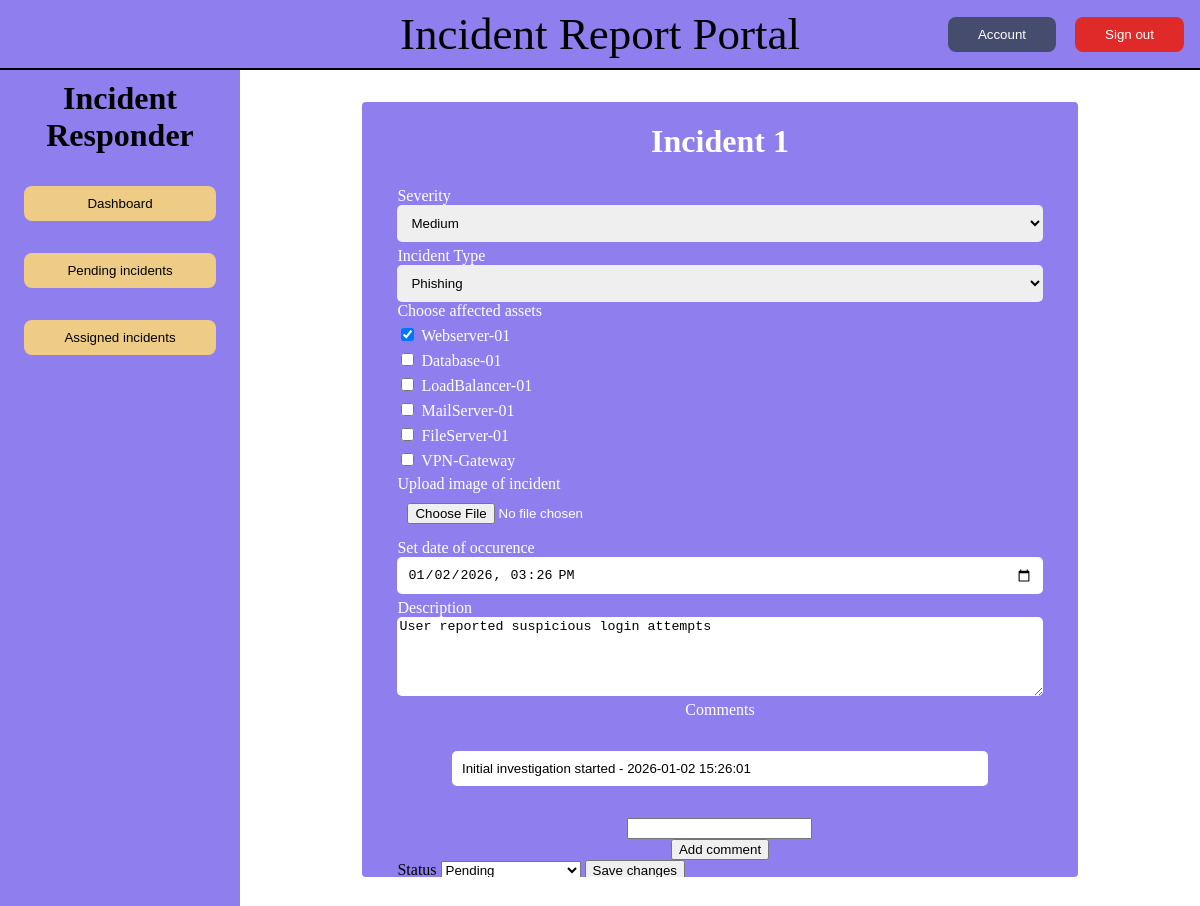
The page /includes/incident_details.php?id=1 (signed in) on the database its author committed.
### tables this page shows
CREATE TABLE asset (
    asset_id INT AUTO_INCREMENT PRIMARY KEY,
    asset VARCHAR(50) NOT NULL
);

CREATE TABLE incident_comment (
    incident_comment_id INT AUTO_INCREMENT PRIMARY KEY,
    incident_id INT NOT NULL,
    comment TEXT NOT NULL,
    timestamp DATETIME DEFAULT CURRENT_TIMESTAMP,
    FOREIGN KEY (incident_id) REFERENCES incident(incident_id)
);

### includes/incident_details.php (the view, shortened to what this page needs)
<?php
require_once 'db.php';
$incidentId = (int) $_GET['id'];
$role = $_SESSION['role'];
$canEdit   = in_array($role, ['admin', 'responder'], true);
$disabled  = $canEdit ? '' : 'disabled';
$severityOptions = "";
$severity_query = "SELECT severity_id, severity FROM severity";
$severity = $mysqli->query($severity_query);
while ($row = $severity->fetch_object()) {
    $severityOptions .= "<option value=\"{$row->severity_id}\">{$row->severity}</option>";
}
$typeOptions = "";
$type_query = "SELECT incident_type_id, incident_type FROM incident_type";
$type = $mysqli->query($type_query);
while ($row = $type->fetch_object()) {
    $typeOptions .= "<option value=\"{$row->incident_type_id}\">{$row->incident_type}</option>";
}
$assetOptions = "";
$asset_query = "SELECT asset_id, asset FROM asset";
$asset = $mysqli->query($asset_query);
while ($row = $asset->fetch_object()) {
    $assetOptions .= "<div>
    <input id=\"{$row->asset_id}\" type=\"checkbox\" name=\"assets[]\" value=\"{$row->asset_id}\">
    <label for=\"{$row->asset_id}\">{$row->asset}</label>
</div>";
}
$comments = "";
$incident_comment_query = "
    SELECT incident_comment_id, comment, timestamp
    FROM incident_comment
    WHERE incident_id = $incidentId
    ORDER BY timestamp ASC
";
$incident_comment = $mysqli->query($incident_comment_query);
while ($row = $incident_comment->fetch_object()) {
    $comments .= "
        <input  class=comment id=\"{$row->incident_comment_id}\" type=text value=\"{$row->comment} - {$row->timestamp}\" {$disabled}>
        <p></p>";
}
$statusOptions = "";
$status_query = "SELECT status_id, status FROM status";
$status = $mysqli->query($status_query);
while ($row = $status->fetch_object()) {
    $statusOptions .= "<option value=\"{$row->status_id}\">{$row->status}</option>";
}
$content = <<<HTML
<div class="report_container">
    <h1 id="incident_form_header">Incident {$incidentId}</h1>
    <div class="form_container">
        <form method="post" action="/includes/update_incident.php">
            <input type="hidden" name="incident_id" value="{$incidentId}">
            <label for="severity">Severity</label>
                <select name="severity" id="severity" required>
                    <option value="">Choose Severity-level</option>
                    $severityOptions
                </select>
                <label for="incident_type">Incident Type</label>
                <select name="incident_type" id="incident_type" required>
                    <option value="">Choose Incident-Type</option>
                    $typeOptions
                </select>
                <div id="asset_container">
                    <label for="asset_container">Choose affected assets</label>
                    $assetOptions
                </div>
                <label for="image">Upload image of incident</label>
                <input type="file" id="image" name="image" accept="image/*">
                <label for="occurrence_datetime">Set date of occurence</label>
                <input type="datetime-local" id="occurrence_datetime" name="occurrence_datetime">
                <label for="description">Description</label>
                <textarea name="description" id="description" rows="5" cols="40"
                    placeholder="Write your description here">
                </textarea>
                <div class="comments">
                    <label for="Comments">Comments</label>
                    <p></p>
                    $comments
                    <form action="add_comment.php" method="post">
                        <input type="hidden" name="incident_id" value="{$incidentId}">
                        <input type="text" name="comment">
                        <button type="submit" name="add_comment">Add comment</button>
                    </form>
                </div>
                <label for="status">Status</label>
                <select name="status" id="status" required>
                    <option value="">Choose status-level</option>
                    $statusOptions
                </select>
HTML;
if ($canEdit) {
    $content .= <<<HTML
            <button type="submit" class="btn-primary">
                Save changes
            </button>
HTML;
}
$content .= <<<HTML
        </form>
HTML;
require_once "layout.php";

### css/main.css (style rules this page uses)
body { display: grid; grid-template-columns: 15rem auto; grid-template-rows: auto 1fr; height: 100vh; width: 100vw; margin: 0; }

### css/incident_form.css (style rules this page uses)
.report_container { width: 80%; height: 97%; background-color: var(--primary-bg-color); border-radius: 4px; display: flex; flex-direction: column; align-items: center; overflow-y: auto; overflow-x: hidden; }
.form_container { width: 90%; height: 70%; }
.form_container > form { display: flex; flex-direction: column; color: white; }
.form_container > form > label { margin-top: 5px; }
.form_container > form > select { padding: 10px; border: 1px black; border-radius: 5px; }
.form_container > form > input { padding: 10px; border: 1px black; border-radius: 5px; }
textarea { border: 1px black; border-radius: 5px; }
#incident_form_header { color: white; }
#asset_container { display: flex; flex-direction: column; gap: 5px; }
.comments { display: flex; margin-top: 5px; flex-direction: column; align-items: center; }
.comment { width: 80%; padding: 10px; border: 1px black; border-radius: 5px; }

### css/global.css (style rules this page uses)
:root { --primary-bg-color: #8f7fee; --primary-bg-hover-color: #7541ef; --primary-bt-color: #eecc85; --primary-bt-hover-color: #e6b863; --primary-bt-delete-color: #e02a2a; --primary-bt-delete-hover-color: #b32222; }

### rows shown on the page
asset: asset "Webserver-01"
asset: asset "Database-01"
asset: asset "LoadBalancer-01"
asset: asset "MailServer-01"
asset: asset "FileServer-01"
asset: asset "VPN-Gateway"
incident_comment: incident_comment_id+comment+timestamp "Initial investigation started - 2026-01-02 15:26:01"

### other values the page prints
$incidentId "1"
form field severity "Medium"
form field incident_type "Phishing"
form field status "Pending"
